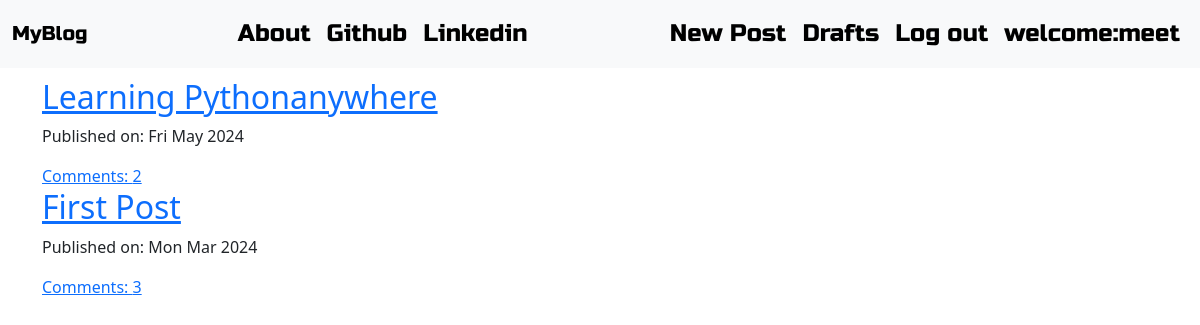
The app's page / (signed in) with its own data.
### blog/models.py (models this page shows, shortened)
class Post(models.Model):
    author = models.ForeignKey('auth.User', on_delete=models.CASCADE)
    title = models.CharField(max_length=200)
    text = models.TextField()
    create_date = models.DateTimeField(default=timezone.now)
    published_date = models.DateTimeField(blank=True, null=True)
    def approve_comments(self):
        return self.comments.filter(approved_comment=True)

### blog/views.py (the view)
# urls.py: path('',views.PostListView.as_view(),name = 'PostList'),
class PostListView(ListView):
    model = Post
    def get_queryset(self):
        return Post.objects.filter(published_date__lte = timezone.now()).order_by('-published_date')

### blog/templates/blog/post_list.html
{% extends "blog/base.html" %}
{% block content %}
<div class="centerstage">
    {% for post in post_list %}
    <h2><a href="{% url 'post_detail' pk=post.pk %}">{{ post.title }}</a></h2>
    <div class="date">
        <p>Published on: {{ post.published_date|date:"D M Y" }}</p>
    </div>
    <a href="{% url 'post_detail' pk=post.pk %}">Comments: {{ post.approve_comments.count }}</a>
    {% endfor %}
</div>
{% endblock %}

### blog/templates/blog/base.html (shortened to what this page needs)
<!DOCTYPE html>
{%load static %}
<html>
    <head>
        <link href="https://cdn.jsdelivr.net/npm/bootstrap@5.3.3/dist/css/bootstrap.min.css" rel="stylesheet">
        <link href="https://cdn.jsdelivr.net/npm/bootstrap-icons/font/bootstrap-icons.css" rel="stylesheet">
        <link rel="stylesheet" href="//cdn.jsdelivr.net/npm/medium-editor@latest/dist/css/medium-editor.min.css" type="text/css" media="screen" charset="utf-8">
        <link rel="stylesheet" type="text/css" href="{% static 'css/blog.css' %}">
    </head>
    <body>
        <nav class="navbar navbar-expand-lg navbar-light bg-light techfont">
            <div class="container-fluid">
                <a class="navbar-brand" href="{% url 'PostList' %}">MyBlog</a>
                <div class="collapse navbar-collapse" id="navbarSupportedContent">
                    <ul class="navbar-nav ms-auto mb-2 mb-lg-0">
                        <li class="nav-item"><a class="nav-link active" href="{% url 'about' %}">About</a></li>
                        <li class="nav-item"><a class="nav-link active" href="https://github.com/meetdomadiya" target="_blank">Github</a></li>
                        <li class="nav-item"><a class="nav-link active" href="https://www.linkedin.com/in/meet-domadiya-3045a4135/" target="_blank">Linkedin</a></li>
                    </ul>
                    <ul class="navbar-nav ms-auto mb-2 mb-lg-0">
                            {% if user.is_authenticated %}
                            <li class="nav-item">
                                <a class="nav-link active" href="{% url 'post_new' %}">New Post</a>
                            </li>
                            <li class="nav-item">
                                <a class="nav-link active" href="{% url 'post_draft_list' %}">Drafts</a>
                            </li>
                            <li class="nav-item">
                                <a class="nav-link active" href="{% url 'logout' %}">Log out</a>
                            </li>
                            <li class="nav-item">
                                <a class="nav-link active">welcome:{{user.username}}</a>
                            </li>
                            {% else %}
                            <li class="nav-item"><a class="nav-link active" href="{% url 'login' %}"><span class="bi bi-person" aria-hidden="true"></span></a></li>
                            {% endif %}
                        </ul>
                </div>
            </div>
        </nav>
        <div class="content container">
            <div class="row">
                <div class="col-md-8">
                    <div class="blog_post">
                        {% block content %}
                        {% endblock %}
                    </div>
                </div>
            </div>
        </div>
    </body>
</html>

### blog/static/css/blog.css (style rules this page uses)
.techfont { font-family: 'Russo One',sans-serif; font-size: 1.5em; margin-bottom: 10px; }
.centerstage { margin-left: auto; margin-right: auto; }

### records on screen
Post: title "Learning Pythonanywhere", published_date "Fri May 2024", approve_comments.count "2"
Post: title "First Post", published_date "Mon Mar 2024", approve_comments.count "3"

### other values on screen
{{ user.username }} "meet"
